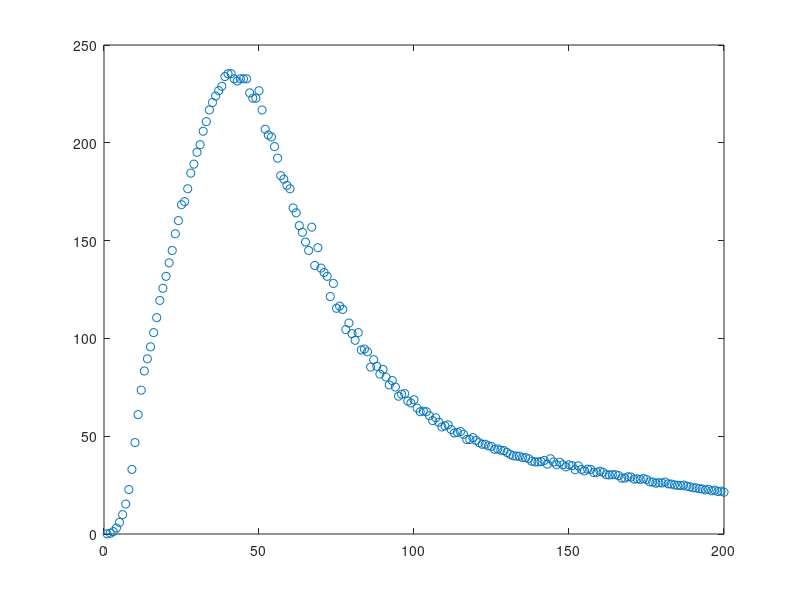

Here is the MATLAB script that generated this plot: (Note: this script raises an error after producing the figure.)
addpath('../../scripts/octave');
destdir = "../../../latex/images";
relImgDir = "images";

clf; hold on;

b = load("rad0.0001.csv");
nbox = b(:,1);
ips = b(:,2);
plot(nbox, ips, "ok");

b = load("rad0.01.csv");
nbox = b(:,1);
ips = b(:,2);
plot(nbox, ips, "ob");

b = load("rad0.1.csv");
nbox = b(:,1);
ips = b(:,2);
plot(nbox, ips, "og");

b = load("rad0.5.csv");
nbox = b(:,1);
ips = b(:,2);
plot(nbox, ips, "or");




clf;

b = load("rad0.1.csv");
nbox = b(:,1);
ips = b(:,2);
plot(nbox, ips, "o");

name='fixedPartnum';
ylabrule='0.3cm';
xlab='Number of boxes in each dimension';
ylab='Iterations per second';
width='700';
height='500';
makeGraph(name,destdir,relImgDir,xlab,ylab,ylabrule,width,height);


hold off;
